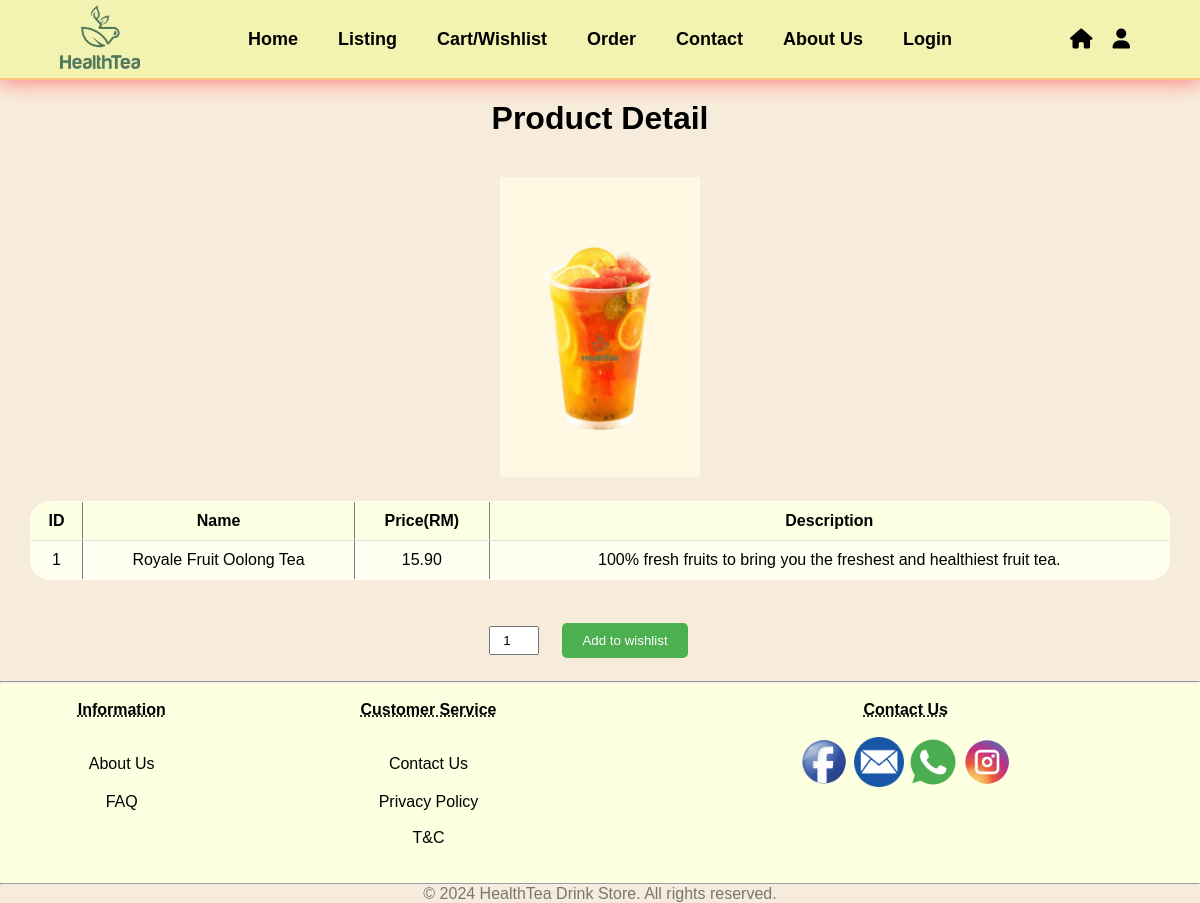
/itemdetailpage.php?id=1 (signed in), run on the app's committed database.
### tables this page shows
CREATE TABLE IF NOT EXISTS productlist (
    prod_id INT NOT NULL AUTO_INCREMENT,
    prod_name VARCHAR(50) NOT NULL,
    prod_desc VARCHAR(255) NOT NULL,
    prod_price DECIMAL(10,2) NOT NULL,
    is_available BIT DEFAULT 1,
    PRIMARY KEY (prod_id)
);

### itemdetailpage.php (the view, shortened to what this page needs)
<!DOCTYPE html>
<html lang="en">
<head>
<link rel="stylesheet" href="./homestyle.css">
<link rel="stylesheet" href="/healthtea/style/itemDetail.css">
        <link rel="stylesheet" href="https://cdnjs.cloudflare.com/ajax/libs/font-awesome/6.5.1/css/all.min.css" />
</head>
<body>
    <?php
    include('./include/header.php');
    ?>
    <h1 style="padding:20px;">Product Detail</h1>
    <?php
        include("./db_connection.php");
        if(isset($_GET['id'])) {
            if(!isset($_SESSION['loggedin'])){
                echo "<script>alert('You need to log in before buying the product.');";
                echo "window.location.href='listingproductpage.php'</script>";
            }
            else{
                $item_id = mysqli_real_escape_string($conn, $_GET['id']);
                $sql = "SELECT * FROM productlist WHERE prod_id = '$item_id'";
                $result = mysqli_query($conn, $sql);
                $row= mysqli_fetch_assoc($result);
                echo "<img class=\"item_image\" src='./images/{$row['prod_name']}.jpg'
                    onerror=\"this.src='./images/{$row['prod_name']}.jpeg'\" height=\"300px\">";
                if(mysqli_num_rows($result) > 0){
                    echo "<table class=\"product_detail_table\" border=\"1\">";
                    echo "<tr><th> ID </th><th> Name </th><th> Price(RM) </th><th>Description</th></tr>";
                    echo "<tr><td> {$row['prod_id']} </td><td> {$row['prod_name']} </td>";
                    echo "<td> {$row['prod_price']} </td><td>{$row['prod_desc']}</td></tr>";
                    echo"</table>";
                    echo "<form class=\"add_wishlist\" action ='itemdetailpage.php' method ='post'>";
                     echo "<input type ='number' name ='quantity' min='1' value='1'>";
                    echo "<input type ='submit' name='submit' value='Add to wishlist'>";
                    echo "</form>";
                }
                else{
                    echo "<script>window.location.href = 'listingproductpage.php';</script>";
                }
            }
        }
    ?>
    <?php include('./include/footer.php'); ?>
</body>
</html>

### homestyle.css (style rules this page uses)
* { margin: 0; padding: 0; box-sizing: border-box; list-style: none; text-decoration: none; color: black; font-family: Verdana, Geneva, Tahoma, sans-serif; }

### style/itemDetail.css (style rules this page uses)
.item_image { margin:20px; }
.product_detail_table { width: 95%; border-collapse: collapse; margin: 0 auto; border-radius: 20px; overflow: hidden; background-color:#fefff0; }
.product_detail_table th, .product_detail_table td { padding: 10px; text-align: center; border-bottom: 1px solid #ddd; }
.product_detail_table th { background-color: #fdffe3; }
.add_wishlist { text-align: center; margin-top: 20px; }
.add_wishlist input[type="number"] { width: 50px; padding: 5px; text-align: center; }
.add_wishlist input[type="submit"] { margin-top: 10px; padding: 10px 20px; background-color: #4CAF50; color: white; border: none; border-radius: 5px; cursor: pointer; transition: background-color 0.3s; margin: 23px; }

### style/foot.css (style rules this page uses)
.footer { bottom: 0; width: 100%; background-color: #f7ecdb; text-align: center; }

### data on the page
productlist: prod_name (picture), prod_id "1", prod_name "Royale Fruit Oolong Tea", prod_price "15.90", prod_desc "100% fresh fruits to bring you the freshest and healthiest fruit tea."
